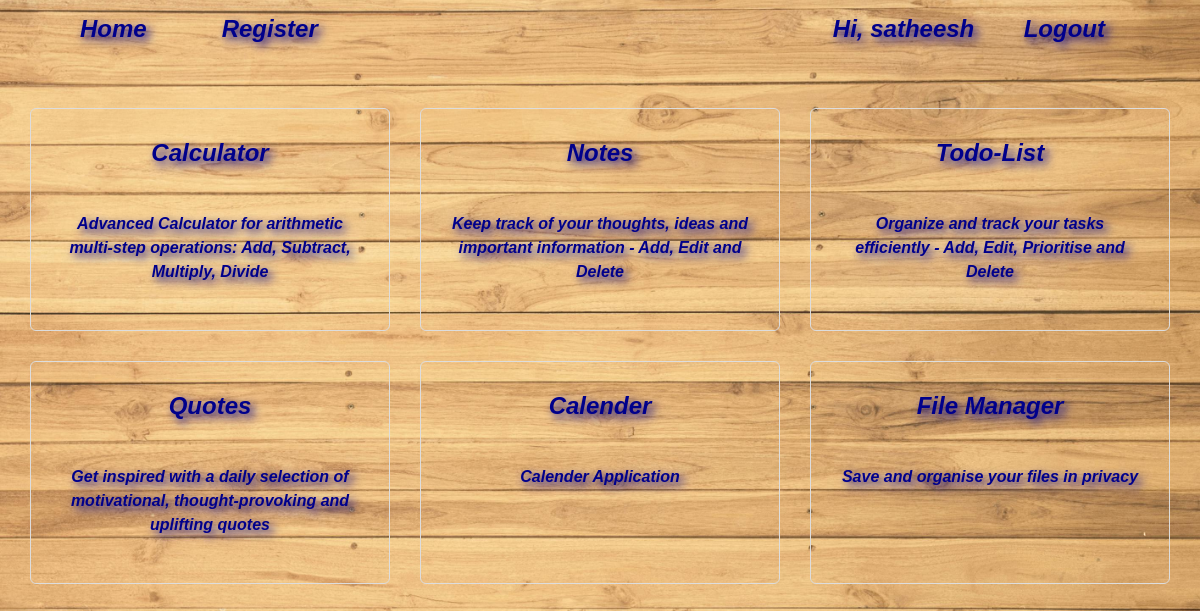
The app's page / (signed in) with its own data.
### home/models.py (models this page shows)
class Application(models.Model):
    name = models.CharField(max_length=100)
    url = models.CharField(max_length=100, default='')
    description = models.CharField(max_length=500)

### home/views.py (the view)
# urls.py: path('', views.index, name= "index")
def index(request):
    applications = Application.objects.all()
    return render(request, 'index.html', {'apps': applications})

### templates/index.html (shortened to what this page needs)
{% extends 'background.html' %}
{% block content %}
<div class="app-content">
    <div class="home-layout">
        {% for app in apps %}
        {% if user.is_authenticated %}
            <a class="panel" href="{{app.url}}">
                <h2>{{app.name}}</h2><br>
                <p>{{app.description}}</p>
            </a>
        {% else %}
            <a class="panel" href="{% url 'login' %}">
                <h2>{{app.name}}</h2>
                <p>{{app.description}}</p>
            </a>
        {% endif %}
        {% endfor %}
    </div>
</div>
{% endblock %}

### templates/background.html (shortened to what this page needs)
{% load static %}
<!DOCTYPE html>
<html lang="en">
<head>
    <link rel="stylesheet" href="{% static 'bootstrap.css' %}">
    <link rel="stylesheet" href="{% static 'css/all.min.css' %}">
    <link rel="stylesheet" href="{% static 'style.css' %}">
</head>
<body>
    <div class="layout">
        <div class="navbar-container">
            <nav>
                <ul class="navbar-left">
                    <li><a href="/">Home</a></li>
                    <li><a href="{% url 'register' %}">Register</a></li>
                </ul>
                <div class="nav-header">
                    <h1>{% block page_title %}{% endblock %}</h1>
                </div>
                <ul class="navbar-right">
                    <li>
                        <div>
                            {% if user.is_authenticated %}
                            <span class="user_greet" style="margin-right:15px;">Hi, {{ user.first_name }}</span>
                            <a href="{% url 'logout' %}">Logout</a>
                            {% else %}
                            <a href="{% url 'login' %}">Login</a>
                            {% endif %}
                        </div>
                    </li>
                </ul>
            </nav>
        </div>
        {% block content %}
        {% endblock %}
    </div>
</body>
</html>

### static/style.css (style rules this page uses)
* { margin: 0; padding: 0; box-sizing: border-box; }
body { justify-content: center; align-items: center; margin: 0; background-color: #f0f0f0; font-family: Arial, sans-serif; }
.layout { display: flex; flex-direction: column; padding: 30px; }
.app-content { display: flex; justify-content: center; align-items: center; flex-wrap: wrap; }
h1 { padding: 15px; text-align: center; font-size: 30px; font-family: Arial, Helvetica, sans-serif; font-weight: bolder; font-style: italic; color: darkblue; text-shadow: 4px 4px 10px darkblue; }
.navbar-container { background-color: rgba(0, 0, 0, 0); }
nav { display: flex; width: 100%; justify-content: space-between; align-items: center; padding: 10px 20px; position: sticky; top: 0; z-index: 1000; margin-top: -30px; }
.navbar-left, .navbar-right { display: flex; list-style-type: none; padding: 0; margin: 0; }
nav ul li { margin-right: 15px; }
nav ul li a { margin: 0 20px; text-decoration: none; font-size: 24px; font-family: Arial, Helvetica, sans-serif; font-weight: bolder; font-style: italic; color: darkblue; text-shadow: 4px 4px 10px darkblue; border-radius: 6px; box-sizing: border-box; text-align: center; transition: background-color 0.3s, border-color 0.3s; padding: 5px 10px; }
.nav-header { text-align: center; flex-grow: 1; }
.user_greet { margin: 0 20px; text-align: center; text-decoration: none; font-size: 24px; font-family: Arial, Helvetica, sans-serif; font-weight: bolder; font-style: italic; color: darkblue; text-shadow: 4px 4px 10px darkblue; }
.home-layout { display: grid; grid-template-columns: repeat(3, 1fr); justify-content: center; gap: 30px; margin-top: 50px; }
.panel { padding: 30px; background-color: rgba(0, 0, 0, 0); border: 1px solid #ddd; border-radius: 6px; box-sizing: border-box; text-align: center; font-family: Arial, Helvetica, sans-serif; font-weight: bolder; font-style: italic; color: darkblue; text-shadow: 4px 4px 10px darkblue; text-decoration: none; transition: transform 0.3s, background-color 0.3s, border-color 0.3s; }
.panel h2 { margin-bottom: 20px; font-size: 1.5rem; font-weight: bold; }
.panel p { font-size: 1rem; line-height: 1.5; }

### records on screen
Application: name "Calculator", description "Advanced Calculator for arithmetic multi-step operations: Add, Subtract, Multiply, Divide"
Application: name "Notes", description "Keep track of your thoughts, ideas and important information - Add, Edit and Delete"
Application: name "Todo-List", description "Organize and track your tasks efficiently - Add, Edit, Prioritise and Delete"
Application: name "Quotes", description "Get inspired with a daily selection of motivational, thought-provoking and uplifting quotes"
Application: name "Calender", description "Calender Application"
Application: name "File Manager", description "Save and organise your files in privacy"

### other values on screen
{{ user.first_name }} "satheesh"
